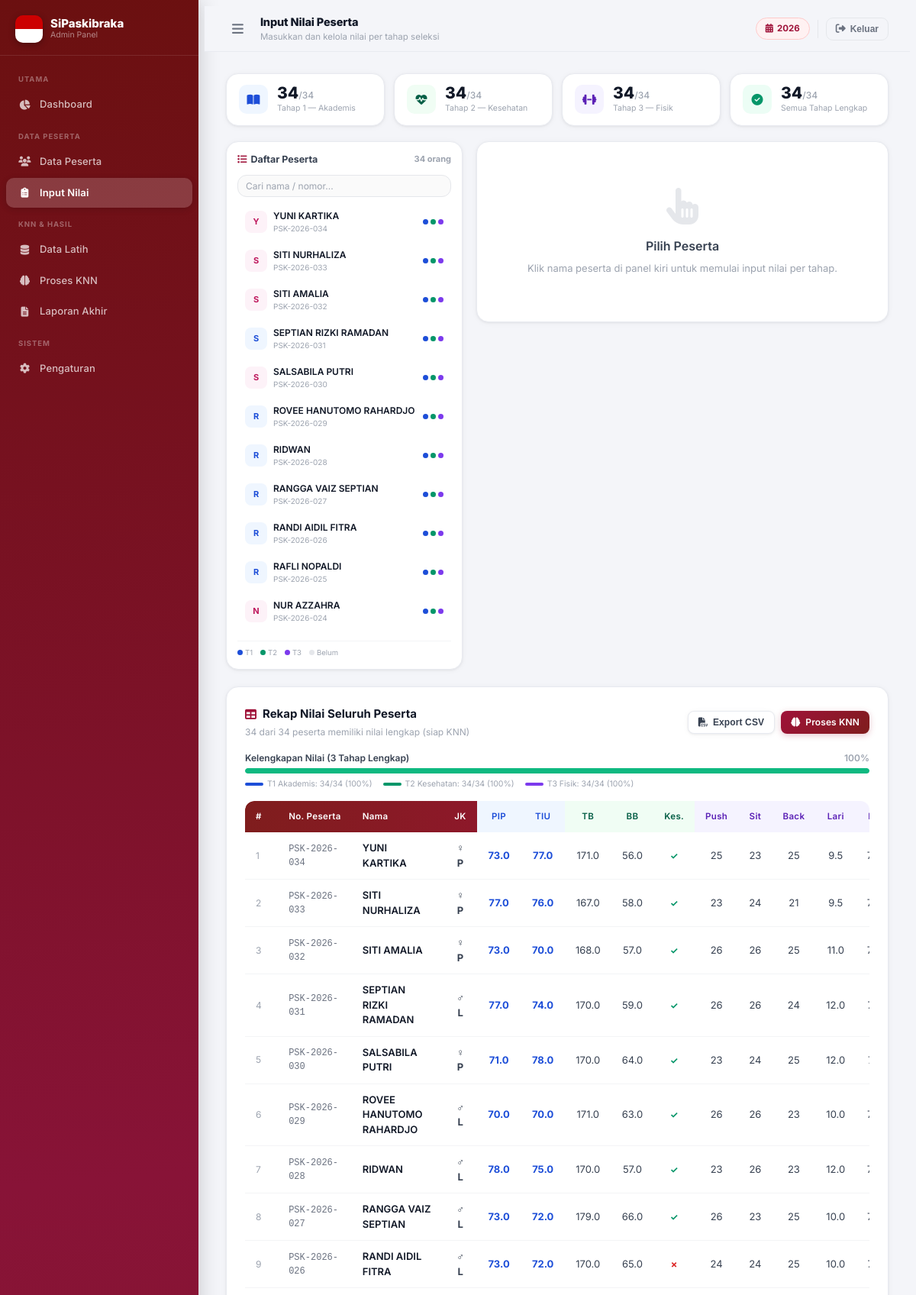
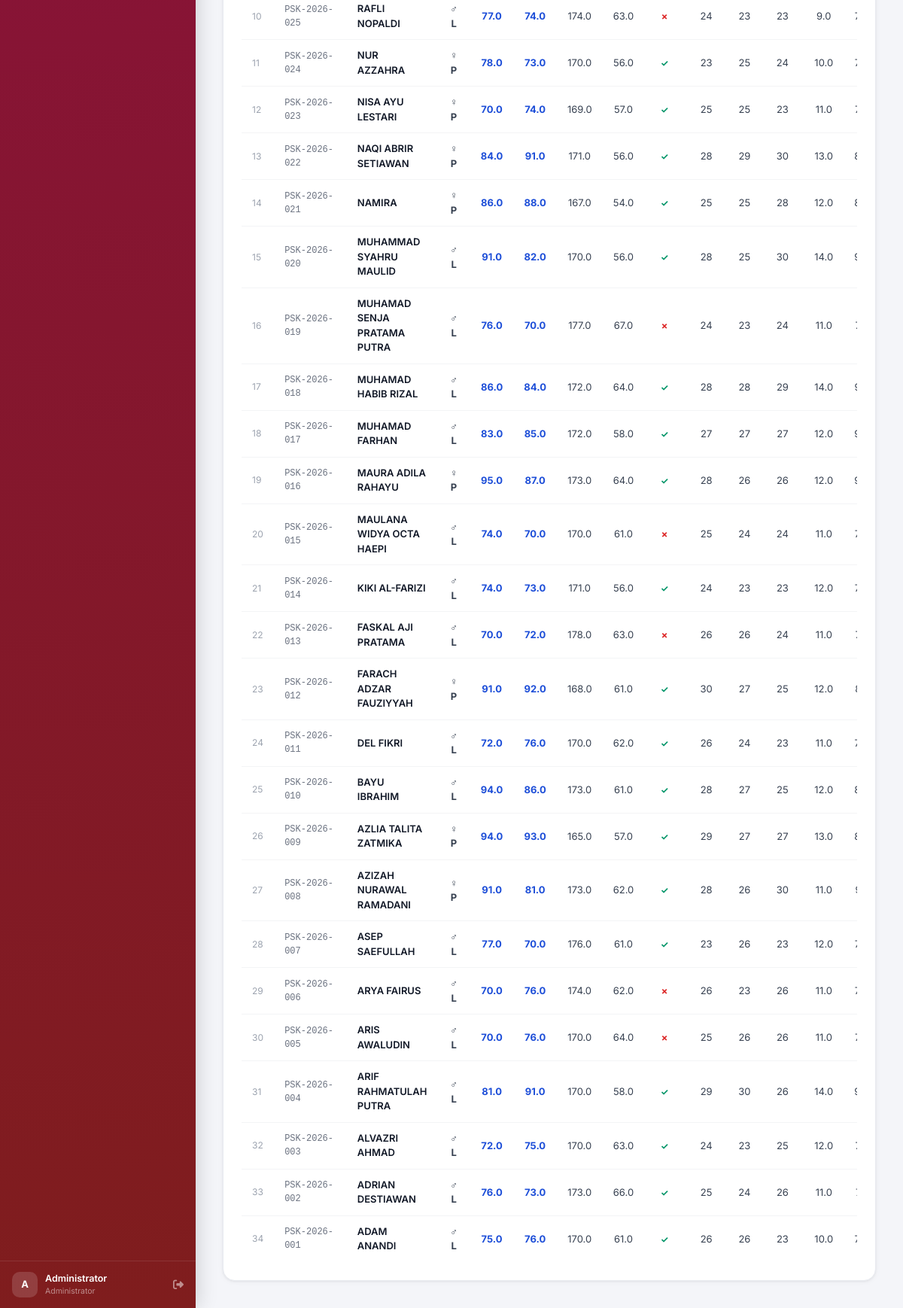
/admin/nilai.php (signed in), run on the app's committed database (2 pictures, top to bottom).
### tables this page shows
CREATE TABLE `pengaturan` (
  `kunci` varchar(80) NOT NULL,
  `nilai` text NOT NULL,
  `updated_at` timestamp NOT NULL DEFAULT current_timestamp() ON UPDATE current_timestamp()
);

CREATE TABLE `peserta` (
  `id` int(11) NOT NULL,
  `nama` varchar(150) NOT NULL,
  `nomor_peserta` varchar(30) DEFAULT NULL,
  `jenis_kelamin` enum('L','P') NOT NULL DEFAULT 'L',
  `asal_sekolah` varchar(200) DEFAULT NULL,
  `nilai_pip` decimal(5,2) DEFAULT NULL,
  `nilai_tiu` decimal(5,2) DEFAULT NULL,
  `tinggi_badan` decimal(5,1) DEFAULT NULL,
  `berat_badan` decimal(5,1) DEFAULT NULL,
  `kesehatan` tinyint(1) DEFAULT NULL,
  `tekanan_darah_sistolik` smallint(6) DEFAULT NULL,
  `tekanan_darah_diastolik` smallint(6) DEFAULT NULL,
  `push_up` smallint(6) DEFAULT NULL,
  `sit_up` smallint(6) DEFAULT NULL,
  `back_up` smallint(6) DEFAULT NULL,
  `lari` decimal(4,1) DEFAULT NULL,
  `pbb` decimal(5,2) DEFAULT NULL,
  `kepribadian` decimal(5,2) DEFAULT NULL,
  `keterangan_nilai` text DEFAULT NULL,
  `is_active` tinyint(1) NOT NULL DEFAULT 1,
  `created_at` timestamp NOT NULL DEFAULT current_timestamp(),
  `updated_at` timestamp NOT NULL DEFAULT current_timestamp() ON UPDATE current_timestamp()
);

### admin/nilai.php (the view, shortened to what the rows shown need)
<?php
require_once __DIR__ . '/../config/db.php';
$pdo   = getDB();
$pageTitle    = 'Input Nilai Peserta';
$pesertaList = $pdo->query("
    SELECT id,nama,nomor_peserta,jenis_kelamin,asal_sekolah,
           nilai_pip,nilai_tiu,tinggi_badan,berat_badan,kesehatan,
           push_up,sit_up,back_up,lari,pbb,kepribadian,
           keterangan_nilai,updated_at,
           CASE WHEN nilai_pip IS NOT NULL AND nilai_tiu IS NOT NULL THEN 1 ELSE 0 END AS t1_done,
           CASE WHEN tinggi_badan IS NOT NULL AND berat_badan IS NOT NULL AND kesehatan IS NOT NULL THEN 1 ELSE 0 END AS t2_done,
           CASE WHEN push_up IS NOT NULL AND sit_up IS NOT NULL AND lari IS NOT NULL AND pbb IS NOT NULL AND kepribadian IS NOT NULL THEN 1 ELSE 0 END AS t3_done,
           CASE WHEN nilai_pip IS NOT NULL AND nilai_tiu IS NOT NULL
                     AND tinggi_badan IS NOT NULL AND push_up IS NOT NULL
                THEN 1 ELSE 0 END AS lengkap
    FROM peserta WHERE is_active=1 ORDER BY created_at DESC, id DESC
")->fetchAll();
$selected  = null;
include __DIR__ . '/../includes/layout.php';
?>
<div style="display:grid;grid-template-columns:310px 1fr;gap:18px;align-items:start;">
<div class="card" style="padding:14px;position:sticky;top:76px;max-height:calc(100vh - 108px);display:flex;flex-direction:column;">
  <div style="overflow-y:auto;flex:1;" id="listPeserta">
    <?php foreach ($pesertaList as $p):
      $isAct = ($selected && $selected['id']==$p['id']);
    ?>
    <a href="nilai.php?peserta=<?=$p['id']?>"
       class="peserta-item"
       style="display:flex;align-items:center;gap:8px;padding:7px 9px;border-radius:9px;
              cursor:pointer;text-decoration:none;margin-bottom:2px;
              border:1.5px solid <?=$isAct?'#9f1239':'transparent'?>;
              background:<?=$isAct?'#fef2f2':'transparent'?>;">
      <div style="width:29px;height:29px;border-radius:8px;
                  background:<?=$p['jenis_kelamin']==='L'?'#eff6ff':'#fdf2f8'?>;
                  display:flex;align-items:center;justify-content:center;flex-shrink:0;">
        <span style="font-size:11px;font-weight:700;color:<?=$p['jenis_kelamin']==='L'?'#1d4ed8':'#be185d'?>;"><?=strtoupper(mb_substr($p['nama'],0,1))?></span>
      </div>
      <div style="flex:1;min-width:0;">
        <div style="font-size:12px;font-weight:600;color:#111827;overflow:hidden;text-overflow:ellipsis;white-space:nowrap;"><?=htmlspecialchars($p['nama'])?></div>
        <div style="font-size:10px;color:#9ca3af;"><?=htmlspecialchars($p['nomor_peserta']??'—')?></div>
      </div>
      <div style="display:flex;gap:3px;flex-shrink:0;" title="T1/T2/T3">
        <?php for($t=1;$t<=3;$t++): $d=$p["t{$t}_done"]; $cs=['#1d4ed8','#059669','#7c3aed'][$t-1]; ?>
        <div style="width:7px;height:7px;border-radius:50%;background:<?=$d?$cs:'#e5e7eb'?>;"></div>
        <?php endfor; ?>
      </div>
    </a>
    <?php endforeach; ?>
  </div>
</div>
</div>
<div class="card" style="padding:24px;margin-top:22px;">
  <div class="table-wrap">
    <table class="data-table" id="tblRekapNilai">
      <thead><tr>
        <th style="width:30px;">#</th><th>No. Peserta</th><th>Nama</th>
        <th style="text-align:center;">JK</th>
        <th style="text-align:center;background:#eff6ff;color:#1d4ed8;">PIP</th>
        <th style="text-align:center;background:#eff6ff;color:#1d4ed8;">TIU</th>
        <th style="text-align:center;background:#f0fdf4;color:#065f46;">TB</th>
        <th style="text-align:center;background:#f0fdf4;color:#065f46;">BB</th>
        <th style="text-align:center;background:#f0fdf4;color:#065f46;">Kes.</th>
        <th style="text-align:center;background:#f5f3ff;color:#5b21b6;">Push</th>
        <th style="text-align:center;background:#f5f3ff;color:#5b21b6;">Sit</th>
        <th style="text-align:center;background:#f5f3ff;color:#5b21b6;">Back</th>
        <th style="text-align:center;background:#f5f3ff;color:#5b21b6;">Lari</th>
        <th style="text-align:center;background:#f5f3ff;color:#5b21b6;">PBB</th>
      </tr></thead>
      <tbody>
        <?php
        function n($v,$d=1){ return $v!==null?number_format((float)$v,$d):'<span style="color:#d1d5db;">—</span>'; }
        foreach($pesertaList as $i=>$p):
        ?>
        <tr id="row-<?=$p['id']?>" style="<?=($selected&&$selected['id']==$p['id'])?'background:#fef2f2;':''?>">
          <td style="color:#9ca3af;font-size:12px;"><?=$i+1?></td>
          <td style="font-family:monospace;font-size:12px;color:#6b7280;"><?=htmlspecialchars($p['nomor_peserta']??'—')?></td>
          <td>
            <a href="nilai.php?peserta=<?=$p['id']?>" style="font-weight:600;color:#111827;text-decoration:none;"><?=htmlspecialchars($p['nama'])?></a>
          </td>
          <td style="text-align:center;"><?=jkLabel($p['jenis_kelamin']??'')?></td>
          <td style="text-align:center;font-weight:700;color:<?=$p['nilai_pip']!==null?'#1d4ed8':'#d1d5db'?>;"><?=n($p['nilai_pip'])?></td>
          <td style="text-align:center;font-weight:700;color:<?=$p['nilai_tiu']!==null?'#1d4ed8':'#d1d5db'?>;"><?=n($p['nilai_tiu'])?></td>
          <td style="text-align:center;"><?=n($p['tinggi_badan'])?></td>
          <td style="text-align:center;"><?=n($p['berat_badan'])?></td>
          <td style="text-align:center;">
            <?php if($p['kesehatan']===null): ?><span style="color:#d1d5db;">—</span>
            <?php elseif($p['kesehatan']==1): ?><span style="color:#059669;font-weight:700;font-size:12px;">✓</span>
            <?php else: ?><span style="color:#dc2626;font-weight:700;font-size:12px;">✗</span>
            <?php endif; ?>
          </td>
          <td style="text-align:center;"><?=n($p['push_up'],0)?></td>
          <td style="text-align:center;"><?=n($p['sit_up'],0)?></td>
          <td style="text-align:center;"><?=n($p['back_up'],0)?></td>
          <td style="text-align:center;"><?=n($p['lari'])?></td>
          <td style="text-align:center;"><?=n($p['pbb'])?></td>
        </tr>
        <?php endforeach; ?>
      </tbody>
    </table>
  </div>
</div>
<?php
include __DIR__ . '/../includes/layout_end.php';
?>

### includes/layout.php (shortened to what the rows shown need)
<!DOCTYPE html>
<html lang="id">
<head>
  <link rel="stylesheet" href="https://cdnjs.cloudflare.com/ajax/libs/font-awesome/6.5.0/css/all.min.css">
  <link rel="stylesheet" href="https://cdn.datatables.net/1.13.8/css/jquery.dataTables.min.css">
  <link rel="stylesheet" href="https://cdn.jsdelivr.net/npm/select2@4.1.0-rc.0/dist/css/select2.min.css">
  <link rel="stylesheet" href="<?= BASE_URL ?>/assets/css/app.css">
</head>
<body>
<div id="main-content">
  <header id="topbar">
    <div style="display:flex;align-items:center;gap:14px;">
      <div>
        <h1 style="font-size:14.5px;font-weight:800;color:#111827;margin:0;letter-spacing:-.01em;"><?= $pageTitle ?? 'Dashboard' ?></h1>
      </div>
    </div>
    <div style="display:flex;align-items:center;gap:10px;">
      <div class="tahun-badge" style="font-size:11.5px;font-weight:700;color:#9f1239;background:linear-gradient(135deg,#fef2f2,#fff1f2);padding:5px 12px;border-radius:20px;border:1px solid #fecaca;display:flex;align-items:center;gap:5px;">
        <i class="fas fa-calendar-alt"></i><?= getSetting('tahun_seleksi',date('Y')) ?>
      </div>
      <button onclick="konfirmasiLogout()" class="no-print"
        style="background:none;border:1.5px solid #e5e7eb;border-radius:9px;padding:7px 12px;cursor:pointer;color:#6b7280;font-size:13px;display:flex;align-items:center;gap:6px;font-weight:600;transition:all .15s;"
        onmouseover="this.style.borderColor='#fca5a5';this.style.color='#9f1239';this.style.background='#fef2f2'"
        onmouseout="this.style.borderColor='#e5e7eb';this.style.color='#6b7280';this.style.background='none'"
        title="Logout">
        <i class="fas fa-sign-out-alt"></i>
        <span style="font-size:12px;">Keluar</span>
      </button>
    </div>
  </header>
  <main>

### config/db.php (shortened to what the rows shown need)
<?php
function getDB(): PDO {
    static $pdo = null;
    if ($pdo === null) {
        try {
            $pdo = new PDO(
                "mysql:host=".DB_HOST.";dbname=".DB_NAME.";charset=".DB_CHARSET,
                DB_USER, DB_PASS,
                [
                    PDO::ATTR_ERRMODE            => PDO::ERRMODE_EXCEPTION,
                    PDO::ATTR_DEFAULT_FETCH_MODE => PDO::FETCH_ASSOC,
                    PDO::ATTR_EMULATE_PREPARES   => false,
                    PDO::MYSQL_ATTR_INIT_COMMAND => "SET NAMES utf8mb4 COLLATE utf8mb4_unicode_ci",
                ]
            );
        } catch (PDOException $e) {
            http_response_code(500);
            die('<div style="font:14px monospace;background:#fef2f2;color:#7f1d1d;padding:24px;border-radius:10px;margin:30px;">
                <strong>❌ Koneksi Database Gagal</strong><br><br>
                Periksa konfigurasi di <code>config/db.php</code><br>
                <small>'.htmlspecialchars($e->getMessage()).'</small>
            </div>');
        }
    }
    return $pdo;
}
function getSetting(string $key, string $default = ''): string {
    try {
        $s = getDB()->prepare("SELECT nilai FROM pengaturan WHERE kunci=? LIMIT 1");
        $s->execute([$key]);
        $r = $s->fetch();
        return $r ? $r['nilai'] : $default;
    } catch (Throwable $e) { return $default; }
}
function jkLabel(string $jk): string {
    if ($jk === 'L') return '<span class="inline-flex items-center px-2 py-0.5 text-[10px] font-bold rounded-full bg-blue-100 text-blue-700">♂ L</span>';
    if ($jk === 'P') return '<span class="inline-flex items-center px-2 py-0.5 text-[10px] font-bold rounded-full bg-pink-100 text-pink-700">♀ P</span>';
    return '—';
}

### data on the page
peserta: nama "Y", nama "YUNI KARTIKA", nomor_peserta "PSK-2026-034", jenis_kelamin "♀ P", nilai_pip "73.0 77.0 171.0 56.0 25 23 25 9.5"
peserta: nama "S", nama "SITI NURHALIZA", nomor_peserta "PSK-2026-033", jenis_kelamin "♀ P", nilai_pip "77.0 76.0 167.0 58.0 23 24 21 9.5"
peserta: nama "S", nama "SITI AMALIA", nomor_peserta "PSK-2026-032", jenis_kelamin "♀ P", nilai_pip "73.0 70.0 168.0 57.0 26 26 25 11.0"
peserta: nama "S", nama "SEPTIAN RIZKI RAMADAN", nomor_peserta "PSK-2026-031", jenis_kelamin "♂ L", nilai_pip "77.0 74.0 170.0 59.0 26 26 24 12.0"
peserta: nama "S", nama "SALSABILA PUTRI", nomor_peserta "PSK-2026-030", jenis_kelamin "♀ P", nilai_pip "71.0 78.0 170.0 64.0 23 24 25 12.0"
peserta: nama "R", nama "ROVEE HANUTOMO RAHARDJO", nomor_peserta "PSK-2026-029", jenis_kelamin "♂ L", nilai_pip "70.0 70.0 171.0 63.0 26 26 23 10.0"
peserta: nama "R", nama "RIDWAN", nomor_peserta "PSK-2026-028", jenis_kelamin "♂ L", nilai_pip "78.0 75.0 170.0 57.0 23 26 23 12.0"
peserta: nama "R", nama "RANGGA VAIZ SEPTIAN", nomor_peserta "PSK-2026-027", jenis_kelamin "♂ L", nilai_pip "73.0 72.0 179.0 66.0 26 23 25 10.0"
peserta: nama "R", nama "RANDI AIDIL FITRA", nomor_peserta "PSK-2026-026", jenis_kelamin "♂ L", nilai_pip "73.0 72.0 170.0 65.0 24 24 25 10.0"
peserta: nama "R", nama "RAFLI NOPALDI", nomor_peserta "PSK-2026-025", jenis_kelamin "♂ L", nilai_pip "77.0 74.0 174.0 63.0 24 23 23 9.0"
peserta: nama "N", nama "NUR AZZAHRA", nomor_peserta "PSK-2026-024", jenis_kelamin "♀ P", nilai_pip "78.0 73.0 170.0 56.0 23 25 24 10.0"
peserta: nomor_peserta "PSK-2026-023", nama "NISA AYU LESTARI", jenis_kelamin "♀ P", nilai_pip "70.0 74.0 169.0 57.0 25 25 23 11.0"
peserta: nomor_peserta "PSK-2026-022", nama "NAQI ABRIR SETIAWAN", jenis_kelamin "♀ P", nilai_pip "84.0 91.0 171.0 56.0 28 29 30 13.0"
peserta: nomor_peserta "PSK-2026-021", nama "NAMIRA", jenis_kelamin "♀ P", nilai_pip "86.0 88.0 167.0 54.0 25 25 28 12.0"
peserta: nomor_peserta "PSK-2026-020", nama "MUHAMMAD SYAHRU MAULID", jenis_kelamin "♂ L", nilai_pip "91.0 82.0 170.0 56.0 28 25 30 14.0"
peserta: nomor_peserta "PSK-2026-019", nama "MUHAMAD SENJA PRATAMA PUTRA", jenis_kelamin "♂ L", nilai_pip "76.0 70.0 177.0 67.0 24 23 24 11.0"
peserta: nomor_peserta "PSK-2026-018", nama "MUHAMAD HABIB RIZAL", jenis_kelamin "♂ L", nilai_pip "86.0 84.0 172.0 64.0 28 28 29 14.0"
peserta: nomor_peserta "PSK-2026-017", nama "MUHAMAD FARHAN", jenis_kelamin "♂ L", nilai_pip "83.0 85.0 172.0 58.0 27 27 27 12.0"
peserta: nomor_peserta "PSK-2026-016", nama "MAURA ADILA RAHAYU", jenis_kelamin "♀ P", nilai_pip "95.0 87.0 173.0 64.0 28 26 26 12.0"
peserta: nomor_peserta "PSK-2026-015", nama "MAULANA WIDYA OCTA HAEPI", jenis_kelamin "♂ L", nilai_pip "74.0 70.0 170.0 61.0 25 24 24 11.0"
peserta: nomor_peserta "PSK-2026-014", nama "KIKI AL-FARIZI", jenis_kelamin "♂ L", nilai_pip "74.0 73.0 171.0 56.0 24 23 23 12.0"
peserta: nomor_peserta "PSK-2026-013", nama "FASKAL AJI PRATAMA", jenis_kelamin "♂ L", nilai_pip "70.0 72.0 178.0 63.0 26 26 24 11.0"
peserta: nomor_peserta "PSK-2026-012", nama "FARACH ADZAR FAUZIYYAH", jenis_kelamin "♀ P", nilai_pip "91.0 92.0 168.0 61.0 30 27 25 12.0"
peserta: nomor_peserta "PSK-2026-011", nama "DEL FIKRI", jenis_kelamin "♂ L", nilai_pip "72.0 76.0 170.0 62.0 26 24 23 11.0"
peserta: nomor_peserta "PSK-2026-010", nama "BAYU IBRAHIM", jenis_kelamin "♂ L", nilai_pip "94.0 86.0 173.0 61.0 28 27 25 12.0"
peserta: nomor_peserta "PSK-2026-009", nama "AZLIA TALITA ZATMIKA", jenis_kelamin "♀ P", nilai_pip "94.0 93.0 165.0 57.0 29 27 27 13.0"
peserta: nomor_peserta "PSK-2026-008", nama "AZIZAH NURAWAL RAMADANI", jenis_kelamin "♀ P", nilai_pip "91.0 81.0 173.0 62.0 28 26 30 11.0"
peserta: nomor_peserta "PSK-2026-007", nama "ASEP SAEFULLAH", jenis_kelamin "♂ L", nilai_pip "77.0 70.0 176.0 61.0 23 26 23 12.0"
peserta: nomor_peserta "PSK-2026-006", nama "ARYA FAIRUS", jenis_kelamin "♂ L", nilai_pip "70.0 76.0 174.0 62.0 26 23 26 11.0"
peserta: nomor_peserta "PSK-2026-005", nama "ARIS AWALUDIN", jenis_kelamin "♂ L", nilai_pip "70.0 76.0 170.0 64.0 25 26 26 11.0"
peserta: nomor_peserta "PSK-2026-004", nama "ARIF RAHMATULAH PUTRA", jenis_kelamin "♂ L", nilai_pip "81.0 91.0 170.0 58.0 29 30 26 14.0"
peserta: nomor_peserta "PSK-2026-003", nama "ALVAZRI AHMAD", jenis_kelamin "♂ L", nilai_pip "72.0 75.0 170.0 63.0 24 23 25 12.0"
peserta: nomor_peserta "PSK-2026-002", nama "ADRIAN DESTIAWAN", jenis_kelamin "♂ L", nilai_pip "76.0 73.0 173.0 66.0 25 24 26 11.0"
peserta: nomor_peserta "PSK-2026-001", nama "ADAM ANANDI", jenis_kelamin "♂ L", nilai_pip "75.0 76.0 170.0 61.0 26 26 23 10.0"

### other printed values
APP_NAME "SiPaskibraka"
mb_substr($_SESSION['nama']??'A',0,1) "A"
$_SESSION['nama'] "Administrator"
$pageTitle "Input Nilai Peserta"
$pageSubtitle "Masukkan dan kelola nilai per tahap seleksi"
$val "34"
$lbl "Tahap 1 — Akademis"
$lbl "Tahap 2 — Kesehatan"
$lbl "Tahap 3 — Fisik"
$lbl "Semua Tahap Lengkap"
$total "34"
$t "T1"
$t "T2"
$t "T3"
$statLen "34"
